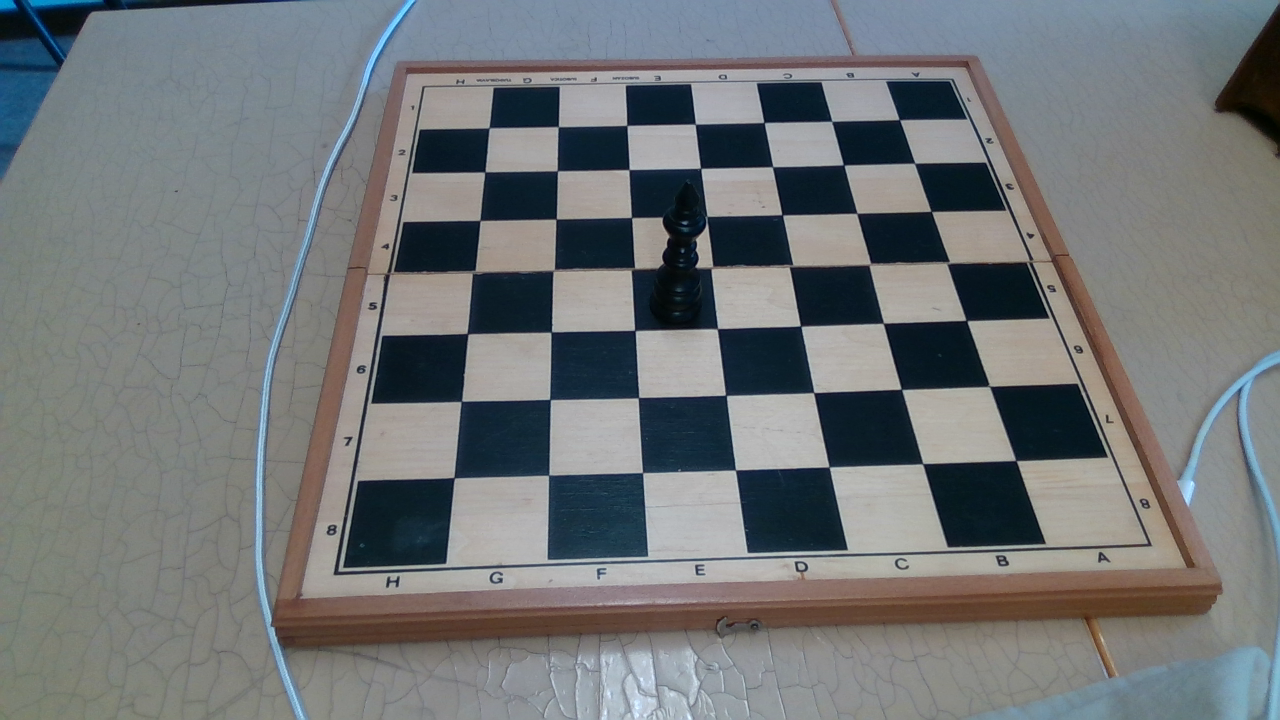
#> input picture rs/color.png, 1280 x 720 px
$ jupyter execute --allow-errors chess_board_positions.ipynb
#> lines starting #> are read from the running program, lines starting #| are printed output that depends on the picture; after the words box and inside, x2 and y2 are one past the last pixel; in counts of white or black regions, pixels touching at a corner belong together; long printed decimals are rounded
[cell 1]
import cv2
import numpy as np
import matplotlib.pyplot as plt

from skimage.measure import label, regionprops
from skimage.color import label2rgb

[cell 2]
img = cv2.imread("rs/color.png", cv2.IMREAD_COLOR)
#> img is the input picture: shape (720, 1280, 3); mean B, G, R 118.6, 116.8, 112.9
img = cv2.cvtColor(img, cv2.COLOR_BGR2RGB)
plt.imshow(img)

[cell 3]
gray = cv2.cvtColor(img, cv2.COLOR_RGB2GRAY)
plt.imshow(gray, cmap="gray")

[cell 4]
blur_amount = 40
blurred = cv2.blur(gray,(blur_amount, blur_amount))
plt.imshow(blurred, cmap="gray")

[cell 5]
blurred = blurred / np.max(blurred)
plt.imshow(blurred, cmap="gray")
blurred

[cell 6]
thresh = 0.4
bw = blurred < thresh
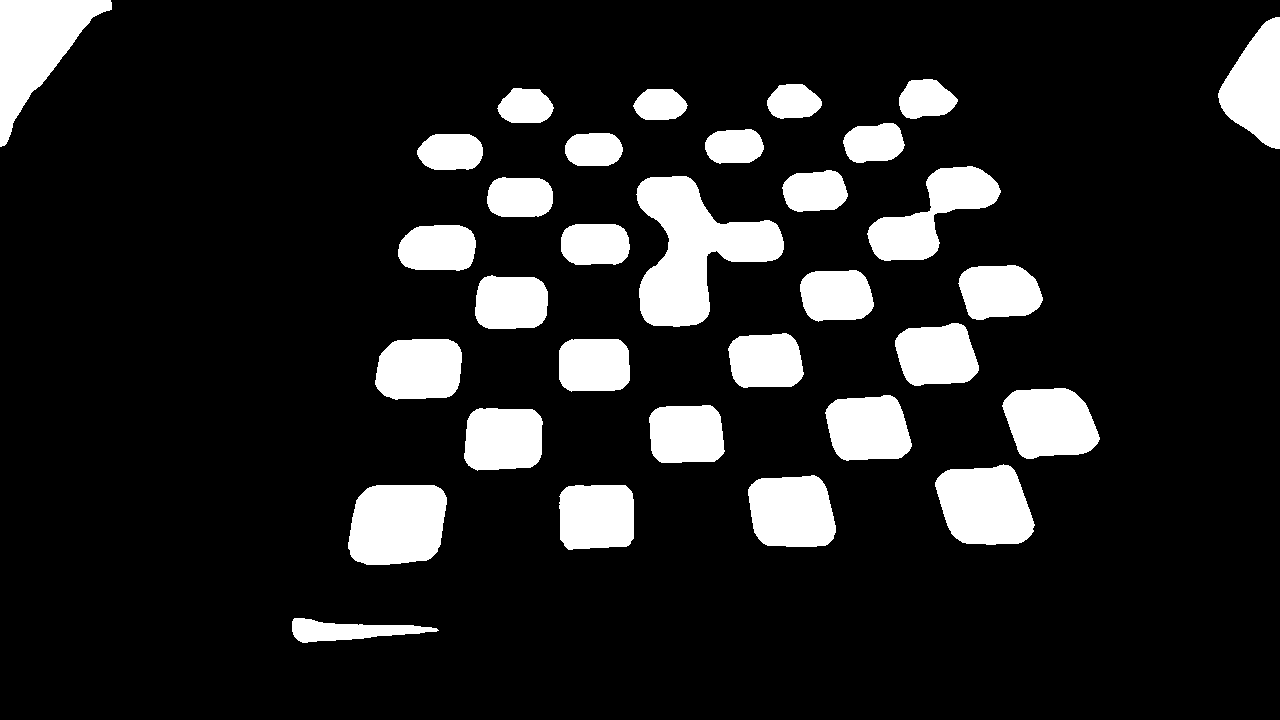
#> bw: shape (720, 1280) bool; 13.3% white; 32 white regions, largest, box (x1, y1, x2, y2) and area: (636, 176, 784, 327) 11271, (0, 0, 112, 147) 7621, (348, 485, 447, 565) 6853
plt.imshow(bw, cmap="gray")

[cell 7]
segments = label(bw)
#> segments: shape (720, 1280) int32; 33 distinct labels, from 0 to 32
img_label = label2rgb(segments, image=img, bg_label=0)
plt.imshow(img_label)

[cell 8]
img_label = label2rgb(segments, image=bw, bg_label=0)
plt.imshow(img_label)

[cell 9]
img_new = cv2.cvtColor((img_label * 255).astype(np.uint8), cv2.COLOR_RGB2GRAY)
blur_amount = 45
img_new = cv2.blur(img_new,(blur_amount, blur_amount))

_, mask_bin = cv2.threshold(img_new, 1, 255, cv2.THRESH_BINARY)
#> mask_bin: shape (720, 1280); 34.7% white; 4 white regions, box (x1, y1, x2, y2) and area: (327, 58, 1120, 587) 284819, (0, 0, 134, 167) 13194, (1197, 0, 1280, 170) 11058, (271, 597, 456, 664) 10763

# Find connected components
num_labels, labels, stats, _ = cv2.connectedComponentsWithStats(mask_bin)
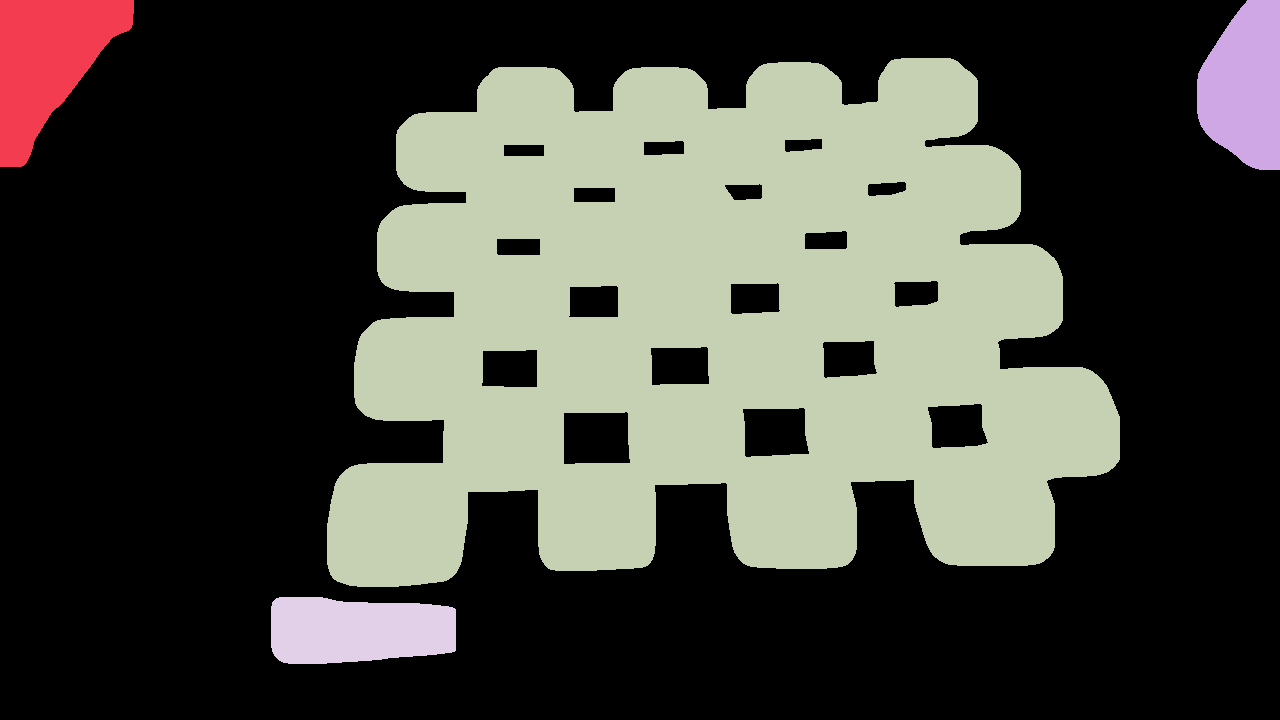
#> labels: shape (720, 1280) int32; 5 distinct labels, from 0 to 4; one colour per label, 0 black
#> num_labels = 5; stats = [[0, 0, 1280, 720, 601766], [0, 0, 134, 167, 13194], [1197, 0, 83, 170, 11058], [327, 58, 793, 529, 284819], [271, 597, 185, 67, 10763]]

# Keep only the largest non-background component
largest_component = 1 + np.argmax(stats[1:, cv2.CC_STAT_AREA])
#> largest_component = 3
board_mask = np.uint8(labels == largest_component) * 255
#> board_mask: shape (720, 1280); 30.9% white; 1 white region

plt.imshow(board_mask, cmap="gray")

[cell 10]
# Binarize (in case it is not already)
_, binary = cv2.threshold(board_mask, 127, 255, cv2.THRESH_BINARY)

# Find contours
contours, _ = cv2.findContours(binary, cv2.RETR_EXTERNAL, cv2.CHAIN_APPROX_SIMPLE)
#> contours = 1 contour; box (x1, y1, x2, y2) and area: (327, 58, 1120, 587) 304956

# Choose the largest contour (should be the chessboard region)
contour = max(contours, key=cv2.contourArea)
#> contour = contour of 808 points, box (x1, y1, x2, y2) (327, 58, 1120, 587), area 304956

# Extract contour points
points = contour.reshape(-1, 2)
#> points = 808 pairs, first value 327 to 1119, second value 58 to 586

# Optional: visualize
plt.imshow(binary, cmap='gray')
plt.plot(points[:, 0], points[:, 1], 'r.', markersize=1)
plt.show()

[cell 11]
from sklearn.linear_model import RANSACRegressor

# Separate top and bottom edge candidates
y_sorted = points[np.argsort(points[:, 1])]
#> y_sorted has the same summary as points
top_points = y_sorted[:len(y_sorted)//4]      # top 25%
#> top_points = 202 pairs, first value 396 to 996, second value 58 to 148
bottom_points = y_sorted[-len(y_sorted)//4:]  # bottom 25%
#> bottom_points = 202 pairs, first value 327 to 1054, second value 521 to 586

def fit_line_ransac(pts):
    X = pts[:, 0].reshape(-1, 1)
#> X = 202 values, max 996 at index 201, min 396 at index 177, mean 746.3
    y = pts[:, 1]
#> y = 202 values from 58 to 148
    model = RANSACRegressor().fit(X, y)
    a = model.estimator_.coef_[0]
#> a = -0.033
    b = model.estimator_.intercept_
#> b = 96.95
    return a, b  # y = a*x + b

top_a, top_b = fit_line_ransac(top_points)
#> top_a = -0.033; top_b = 96.95
bottom_a, bottom_b = fit_line_ransac(bottom_points)
#> bottom_a = -0.0409; bottom_b = 595.8

[cell 12]
x_sorted = points[np.argsort(points[:, 0])]
#> x_sorted has the same summary as points
left_points = x_sorted[:len(x_sorted)//4]
#> left_points = 202 pairs, first value 327 to 447, second value 112 to 586
left_a, left_b = fit_line_ransac(np.flip(left_points, axis=1))  # swap x/y for vertical fit
#> left_a = -0.18; left_b = 432.5

right_points = x_sorted[-len(x_sorted)//4:]
#> right_points = 202 pairs, first value 995 to 1119, second value 147 to 565
right_a, right_b = fit_line_ransac(np.flip(right_points, axis=1))  # swap x/y for vertical fit
#> right_a = 0.373; right_b = 944.5

[cell 13]
x = np.linspace(0, binary.shape[1], 1000)
#> x = 1000 values from 0 to 1280
plt.imshow(img, cmap='gray')
plt.plot(x, top_a*x + top_b, 'r-', label='Top edge')
plt.plot(x, bottom_a*x + bottom_b, 'b-', label='Bottom edge')

# For left edge, solve x = a*y + b form
y = np.linspace(0, binary.shape[0], 1000)
#> y = 1000 values from 0 to 720
plt.plot(left_a*y + left_b, y, 'g-', label='Left edge')
plt.plot(right_a*y + right_b, y, 'g-', label='Right edge')

plt.legend()
plt.show()

[cell 14]
def intersection(a1, b1, a2, b2):
    """Compute intersection (x, y) of two lines y = a1*x + b1 and y = a2*x + b2."""
    x = (b2 - b1) / (a1 - a2)
    y = a1 * x + b1
    return np.array([x, y])

# Convert the left edge line from x = a*y + b to y = (1/a)*x - (b/a)
left_a_y = 1 / left_a
#> left_a_y = -5.56
left_b_y = -left_b / left_a
#> left_b_y = 2406.2
right_a_y = 1 / right_a
#> right_a_y = 2.68
right_b_y = -right_b / right_a
#> right_b_y = -2530.1

# Compute intersections
p_top_left = intersection(top_a, top_b, left_a_y, left_b_y)
#> in intersection, `x = (b2 - b1) / (a1 - a2)`: x = 417.5
#> in intersection, `y = a1 * x + b1`: y = 83.16
#> p_top_left = [417.5, 83.16]
p_bottom_left = intersection(bottom_a, bottom_b, left_a_y, left_b_y)
#> p_bottom_left = [327.8, 582.4]
p_top_right = intersection(top_a, top_b, right_a_y, right_b_y)
#> p_top_right = [968.7, 64.95]
p_bottom_right = intersection(bottom_a, bottom_b, right_a_y, right_b_y)
#> p_bottom_right = [1149.3, 548.8]

intersections = [p_bottom_left, p_bottom_right, p_bottom_left, p_bottom_right]
#> intersections = [[327.8, 582.4], [1149.3, 548.8], [327.8, 582.4], [1149.3, 548.8]]

print("Top–left:", p_top_left)
#| Top–left: [417.545  83.156]
print("Bottom–left:", p_bottom_left)
#| Bottom–left: [327.810 582.417]

plt.imshow(img, cmap='gray')
plt.plot(x, top_a*x + top_b, 'r-', label='Top')
plt.plot(x, bottom_a*x + bottom_b, 'b-', label='Bottom')
plt.plot(left_a*y + left_b, y, 'g-', label='Left')
plt.plot(right_a*y + right_b, y, 'g-', label='Left')
plt.scatter(*p_top_left, color='yellow', s=80)
plt.scatter(*p_bottom_left, color='orange', s=80)
plt.scatter(*p_top_right, color='yellow', s=80)
plt.scatter(*p_bottom_right, color='orange', s=80)
plt.legend()
plt.show()
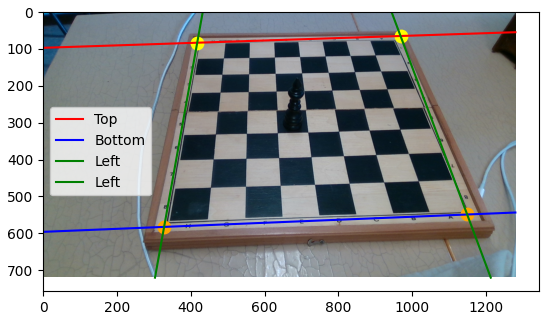
#> figure drawn by matplotlib, 1 panel

[cell 15]
pts_src = np.float32([p_top_left, p_top_right, p_bottom_right, p_bottom_left])
#> pts_src = [[417.5, 83.16], [968.7, 64.95], [1149.3, 548.8], [327.8, 582.4]]
pts_dst = np.float32([[0, 0], [800, 0], [800, 800], [0, 800]])

M = cv2.getPerspectiveTransform(pts_src, pts_dst)
#> M = [[1.59, 0.286, -687.7], [0.0875, 2.65, -256.7], [1.86e-05, 0.00109, 1]]
warped = cv2.warpPerspective(img, M, (800, 800))

[cell 16]
plt.imshow(warped)

[cell 17]
warped_gray = cv2.cvtColor(warped, cv2.COLOR_RGB2GRAY)
warped_blurred = cv2.GaussianBlur(warped_gray, (7, 7), 0)

# Derive an odd adaptive window size that is proportional to the warped board size
adaptive_window = max(11, (warped_gray.shape[0] // 16) * 2 + 1)
#> adaptive_window = 101
dark_mask = cv2.adaptiveThreshold(
    warped_blurred,
    255,
    cv2.ADAPTIVE_THRESH_GAUSSIAN_C,
    cv2.THRESH_BINARY_INV,
    adaptive_window,
    5,
)
#> dark_mask: shape (800, 800); 42.7% white; 64 white regions (42 under 20 px), largest, box (x1, y1, x2, y2) and area: (11, 7, 797, 790) 254226, (110, 16, 206, 111) 7644, (0, 0, 271, 800) 5829
light_mask = cv2.adaptiveThreshold(
    warped_blurred,
    255,
    cv2.ADAPTIVE_THRESH_GAUSSIAN_C,
    cv2.THRESH_BINARY,
    adaptive_window,
    5,
)

kernel = np.ones((5, 5), np.uint8)
dark_mask = cv2.morphologyEx(dark_mask, cv2.MORPH_OPEN, kernel)
#> dark_mask: shape (800, 800); 41.8% white; 44 white regions (2 under 20 px), largest, box (x1, y1, x2, y2) and area: (11, 208, 785, 788) 117715, (400, 120, 681, 395) 23213, (599, 592, 792, 790) 16201
light_mask = cv2.morphologyEx(light_mask, cv2.MORPH_OPEN, kernel)
#> light_mask: shape (800, 800); 56.6% white; 30 black regions (17 under 20 px), largest, box (x1, y1, x2, y2) and area: (0, 0, 800, 800) 275844, (717, 0, 800, 103) 539, (209, 0, 295, 18) 518

plt.figure(figsize=(12, 4))
plt.subplot(1, 3, 1)
plt.imshow(warped_gray, cmap="gray")
plt.title("Warped grayscale")
plt.axis("off")
plt.subplot(1, 3, 2)
plt.imshow(dark_mask, cmap="gray")
plt.title("Dark square mask")
plt.axis("off")
plt.subplot(1, 3, 3)
plt.imshow(light_mask, cmap="gray")
plt.title("Light square mask")
plt.axis("off")
plt.tight_layout()

[cell 18]
area_threshold = warped.shape[0] * warped.shape[1] / 200
#> area_threshold = 3200

candidate_centers = []
for mask in (dark_mask, light_mask):
    labels_mask = label(mask)
    for region in regionprops(labels_mask):
        if region.area >= area_threshold:
            candidate_centers.append([region.centroid[1], region.centroid[0]])
#> this loop made 2 passes
#> pass 1, `labels_mask = label(mask)`:
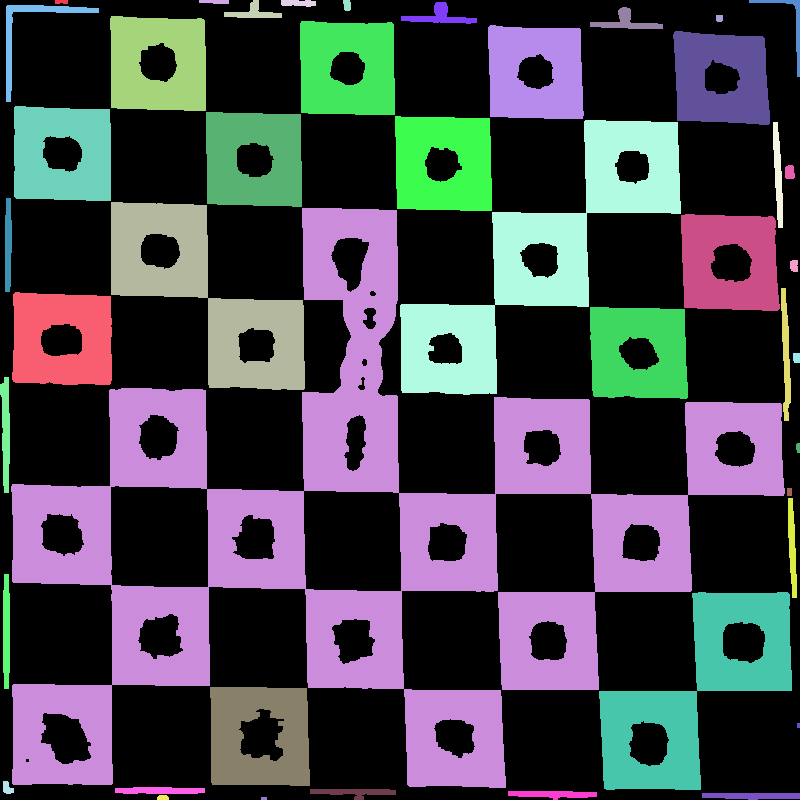
#> labels_mask: shape (800, 800) int64; 45 distinct labels, from 0 to 44; one colour per label, 0 black
#> pass 2, `labels_mask = label(mask)`:
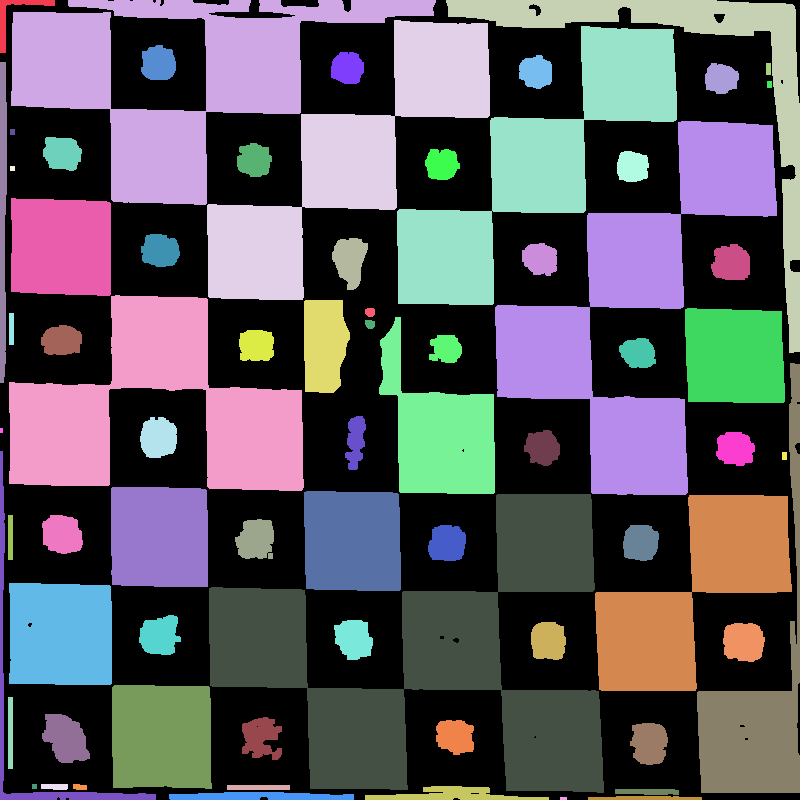
#> labels_mask: shape (800, 800) int64; 73 distinct labels, from 0 to 72; one colour per label, 0 black
#> after the loop, candidate_centers = 32 pairs, first value 60.26 to 757.2, second value 63.55 to 736.1

candidate_centers = np.array(candidate_centers)
if candidate_centers.size:
    rounded = np.round(candidate_centers).astype(int)
#> rounded = 32 pairs, first value 60 to 757, second value 64 to 736
    _, unique_idx = np.unique(rounded, axis=0, return_index=True)
#> unique_idx = 32 values, max 31 at index 7, min 0 at index 5, mean 15.5
    candidate_centers = candidate_centers[np.sort(unique_idx)]
    ordering = np.lexsort((candidate_centers[:, 0], candidate_centers[:, 1]))
#> ordering = 32 values, max 31 at index 31, min 0 at index 0, mean 15.5
    candidate_centers = candidate_centers[ordering]
else:
    candidate_centers = np.empty((0, 2))

expected_cells = 8 * 8
if candidate_centers.shape[0] != expected_cells:
    cell_size_x = warped.shape[1] / 8.0
#> cell_size_x = 100
    cell_size_y = warped.shape[0] / 8.0
#> cell_size_y = 100
    xs = (np.arange(8) + 0.5) * cell_size_x
#> xs = [50, 150, 250, 350, 450, 550, 650, 750]
    ys = (np.arange(8) + 0.5) * cell_size_y
    grid_x, grid_y = np.meshgrid(xs, ys)
    candidate_centers = np.column_stack((grid_x.ravel(), grid_y.ravel()))
    print(
        f"Segmentation produced {candidate_centers.shape[0]} centers; using uniform grid instead."
    )
#| Segmentation produced 64 centers; using uniform grid instead.
else:
    print(f"Segmentation succeeded with {candidate_centers.shape[0]} centers.")

cell_centers = candidate_centers

plt.figure(figsize=(8, 8))
plt.imshow(warped)
plt.scatter(cell_centers[:, 0], cell_centers[:, 1], s=35, c="red")
plt.axis("off")
plt.show()
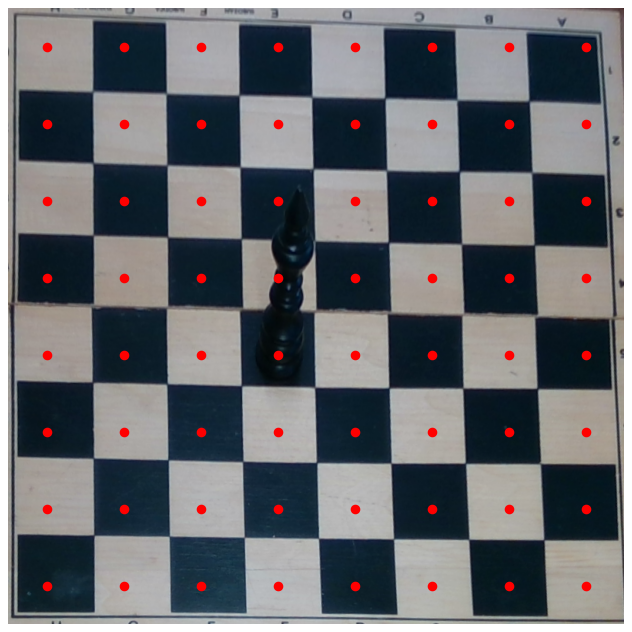
#> figure drawn by matplotlib, 1 panel
